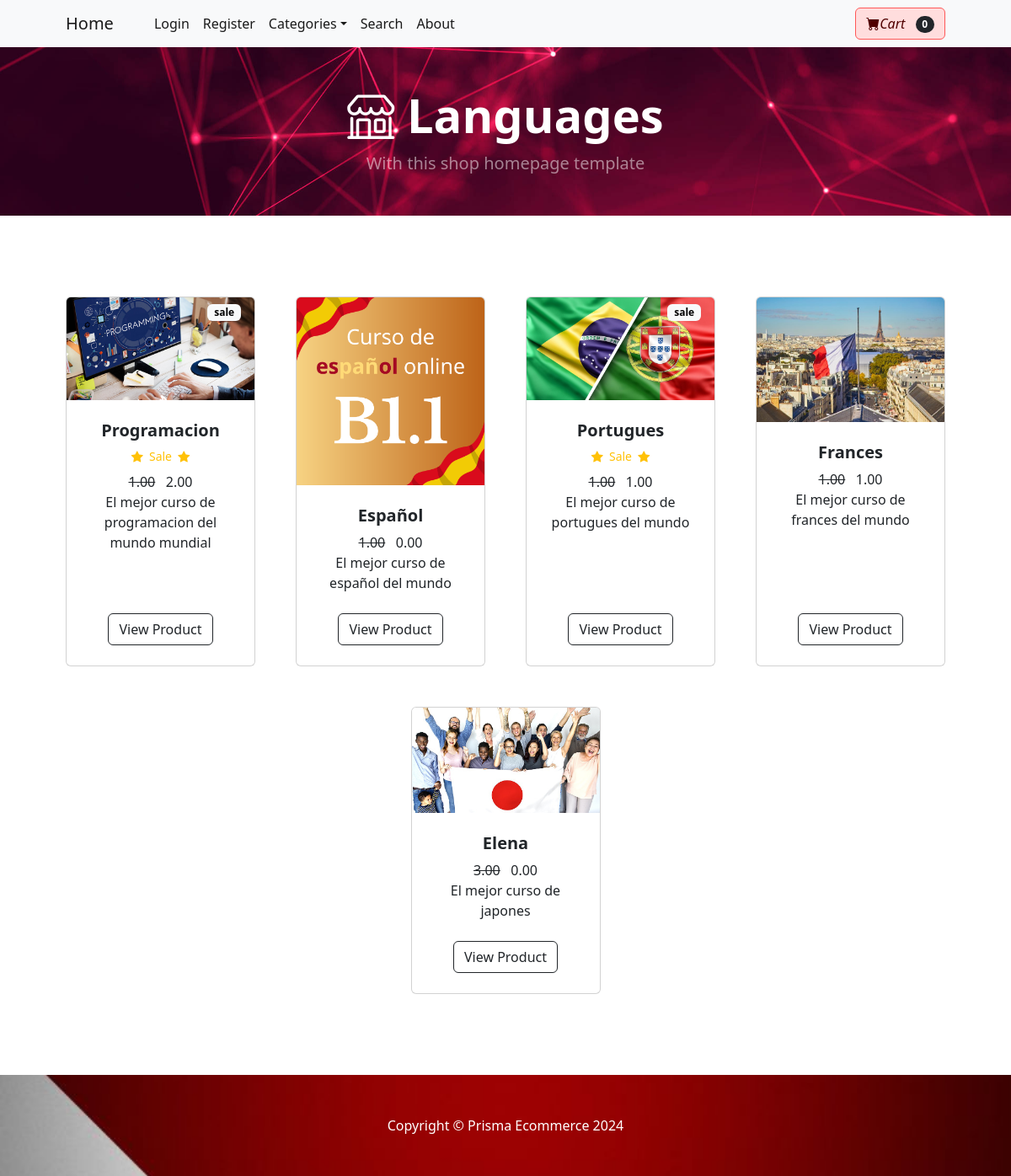
The app's page /category/Languages with its own data.
### store/models.py (models this page shows, shortened)
class Category(models.Model):
    name = models.CharField(max_length=50)
    def __str__(self):
        return self.name
    class Meta:
        verbose_name_plural = 'categories'

class Product(models.Model):
    name = models.CharField(max_length=100)
    user = models.ForeignKey(User, on_delete=models.CASCADE)
    price = models.DecimalField(default=0, decimal_places=2, max_digits=6)
    category = models.ForeignKey(Category, on_delete=models.CASCADE, default=1)
    description = models.CharField(max_length=250, default='', blank=True, null=True)
    image = models.ImageField(upload_to='uploads/product')
    is_sale = models.BooleanField(default=False)
    sale_price = models.DecimalField(default=0, decimal_places=2, max_digits=6)
    pay_method = models.CharField(max_length=250, null=True)
    video = models.FileField(upload_to="video", null=True)
    created_day = models.DateTimeField(default=timezone.now)

### store/views.py (the view)
# urls.py: path('category/<str:foo>', views.category, name='category'),
def category(request,foo):
    foo = foo.replace('-', '')
    try:
        category = Category.objects.get(name=foo)
        products = Product.objects.filter(category=category)
        return render(request, 'category.html', {'products': products, 'category':category})
    except:
        messages.success(request, ("That category Doest exist"))
        return redirect('index')

### cart/cart.py (called while the page is built)
    def __len__(self):
        return len(self.cart)

### cart/context_processors.py (called while the page is built)
def cart(request):
    return {'cart': Cart(request)}

### store/templates/category.html (shortened to what this page needs)
{% extends 'base.html' %}
{% block content %}
        <header style="background: url('/static/assets/rojo.jpg') center/cover no-repeat; min-height: 200px;" class="d-flex justify-content-center align-items-center">
            <div class="text-center text-white">
                <h1 class="display-4 fw-bolder"><i class="bi bi-shop"></i>  {{ category }}</h1>
                <p class="lead fw-normal text-white-50 mb-0">With this shop homepage template</p>
            </div>
          </header>
        <section class="py-5">
            <div class="container px-4 px-lg-5 mt-5">
                <div class="row gx-4 gx-lg-5 row-cols-2 row-cols-md-3 row-cols-xl-4 justify-content-center">
                    {% for product in products %}
                        {% if product.is_sale %}
                            <div class="col mb-5">
                                <div class="card h-100">
                                    <div class="badge bg-light text-black position-absolute" style="top: 0.5rem; right: 1rem;">
                                        sale
                                    </div>
                                    <img class="card-img-top" src="{{ product.image.url }}" alt="..." />
                                    <div class="card-body p-4">
                                        <div class="text-center">
                                            <h5 class="fw-bolder">{{ product.name }}</h5>
                                            <div class="d-flex justify-content-center small text-warning mb-2">
                                                <div class="bi-star-fill"></div>
                                                &nbsp;&nbsp;Sale&nbsp;&nbsp;
                                                <div class="bi-star-fill"></div>
                                            </div>
                                            <strike>{{ product.price }}</strike>
                                            {{ product.sale_price }}
                                            <br/>
                                            {{ product.description }}
                                        </div>
                                    </div>
                                    <div class="card-footer p-4 pt-0 border-top-0 bg-transparent">
                                        <div class="text-center"><a class="btn btn-outline-dark mt-auto" href="{% url 'product' product.id %}">View Product</a></div>
                                    </div>
                                </div>
                            </div>
                        {% else %}
                        <div class="col mb-5">
                            <div class="card h-100">
                                <img class="card-img-top" src="{{ product.image.url }}" alt="..." />
                                <div class="card-body p-4">
                                    <div class="text-center">
                                        <h5 class="fw-bolder">{{ product.name }}</h5>
                                        <strike>{{ product.price }}</strike>
                                        {{ product.sale_price }}
                                        <br/>
                                        {{ product.description }}
                                    </div>
                                </div>
                                <div class="card-footer p-4 pt-0 border-top-0 bg-transparent">
                                    <div class="text-center"><a class="btn btn-outline-dark mt-auto" href="{% url 'product' product.id %}">View Product</a></div>
                                </div>
                            </div>
                        </div>
                        {% endif %}
                    {% endfor %}
                </div>
            </div>
        </section>
{% endblock %}

### records on screen
Category: name "Languages"
Product: image (picture), name "Programacion", price "1.00", sale_price "2.00", description "El mejor curso de programacion del mundo mundial"
Product: image (picture), name "Español", price "1.00", sale_price "0.00", description "El mejor curso de español del mundo"
Product: image (picture), name "Portugues", price "1.00", sale_price "1.00", description "El mejor curso de portugues del mundo"
Product: image (picture), name "Frances", price "1.00", sale_price "1.00", description "El mejor curso de frances del mundo"
Product: image (picture), name "Elena", price "3.00", sale_price "0.00", description "El mejor curso de japones"

### other values on screen
{{ cart|length }} "0"
